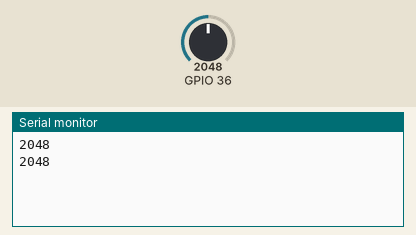
Bench run of a sketch on a simulated ESP32. On the bench: the last lines printed to the serial monitor. The inputs (shaded band) are chosen by the test bench; at power-on: GPIO 36 = 2048.

Above: at 1.8 s.
1.9 s: GPIO 36 set to 2866
At 2.8 s:
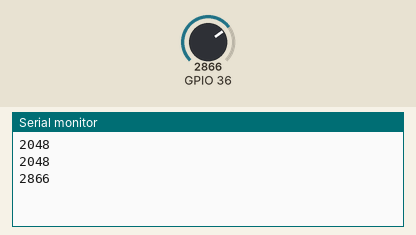
3.4 s: GPIO 36 set to 3603
At 4.5 s:
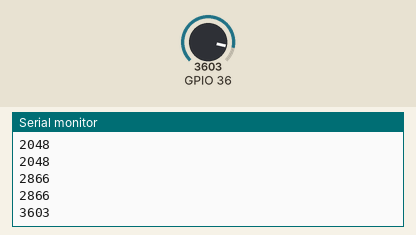
Timing chart, 0 to 6.4 s (numbered marks = the images above; inputs shaded):
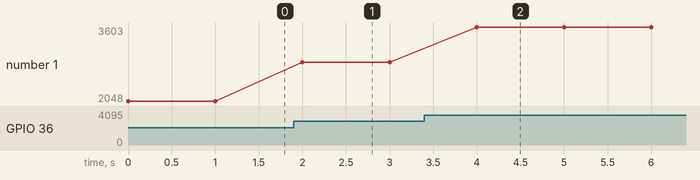

Measured:
- after the input at 1.9 s, the serial monitor: prints a new line after 0.10 s (image 1)
- after the input at 3.4 s, the serial monitor: prints a new line after 0.60 s (image 2)
- plotted number 1: 2048 → 2866 after the input at 1.9 s, 2866 → 3603 after the input at 3.4 s

The sketch:

SEN0193.ino
```cpp
void setup() {
  // put your setup code here, to run once:
  Serial.begin(9600);
}

void loop() {
  // put your main code here, to run repeatedly:
  int val;
  val = analogRead(A0);
//    Serial.println(convertMoistureToPercent(val));
  Serial.println(val);
  delay(1000);
}
int convertMoistureToPercent(int value){
  int MoisturePercentValue = 0;
  MoisturePercentValue = map(value, 2980, 1400, 0, 100);
  if(MoisturePercentValue > 100){
    MoisturePercentValue = 100;
  }

  return MoisturePercentValue;
}
```
